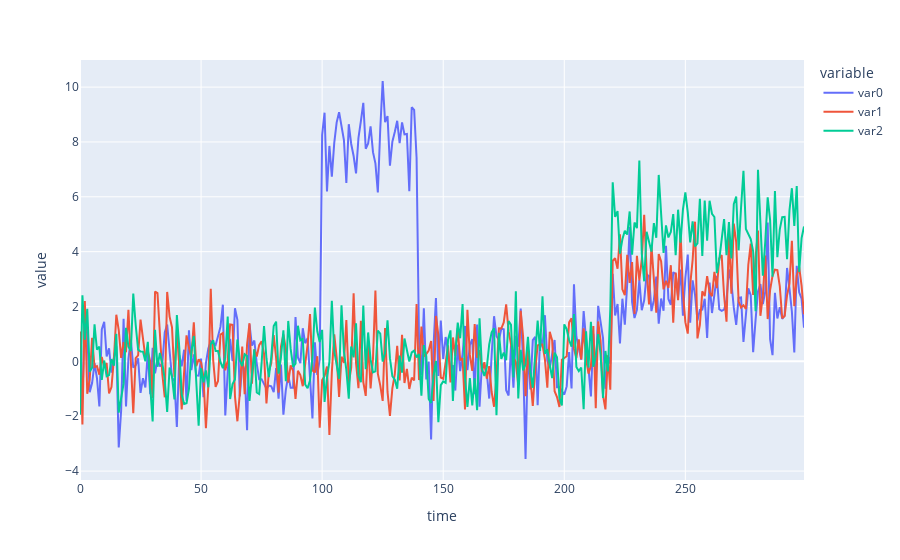

The cell this chart's notebook holds for it:
### Code cell
import plotly.express as px

data_fig = px.line(x)
data_fig

### Figure 1 — Plotly figure (JSON) as saved in the notebook; plotly's stock layout.template omitted (floating-point values rounded to 4 significant figures; data arrays with more than 128 entries replaced by an {"elided": "..."} marker saying what was removed)
{"data": [{"hovertemplate": "variable=var0<br>time=%{x}<br>value=%{y}<extra></extra>", "legendgroup": "var0", "line": {"color": "#636efa", "dash": "solid"}, "marker": {"symbol": "circle"}, "mode": "lines", "name": "var0", "orientation": "v", "showlegend": true, "type": "scatter", "x": {"elided": "300 int values"}, "xaxis": "x", "y": {"elided": "300 float values"}, "yaxis": "y"}, {"hovertemplate": "variable=var1<br>time=%{x}<br>value=%{y}<extra></extra>", "legendgroup": "var1", "line": {"color": "#EF553B", "dash": "solid"}, "marker": {"symbol": "circle"}, "mode": "lines", "name": "var1", "orientation": "v", "showlegend": true, "type": "scatter", "x": {"elided": "300 int values"}, "xaxis": "x", "y": {"elided": "300 float values"}, "yaxis": "y"}, {"hovertemplate": "variable=var2<br>time=%{x}<br>value=%{y}<extra></extra>", "legendgroup": "var2", "line": {"color": "#00cc96", "dash": "solid"}, "marker": {"symbol": "circle"}, "mode": "lines", "name": "var2", "orientation": "v", "showlegend": true, "type": "scatter", "x": {"elided": "300 int values"}, "xaxis": "x", "y": {"elided": "300 float values"}, "yaxis": "y"}], "layout": {"legend": {"title": {"text": "variable"}, "tracegroupgap": 0}, "margin": {"t": 60}, "xaxis": {"anchor": "y", "domain": [0, 1], "title": {"text": "time"}}, "yaxis": {"anchor": "x", "domain": [0, 1], "title": {"text": "value"}}}}
